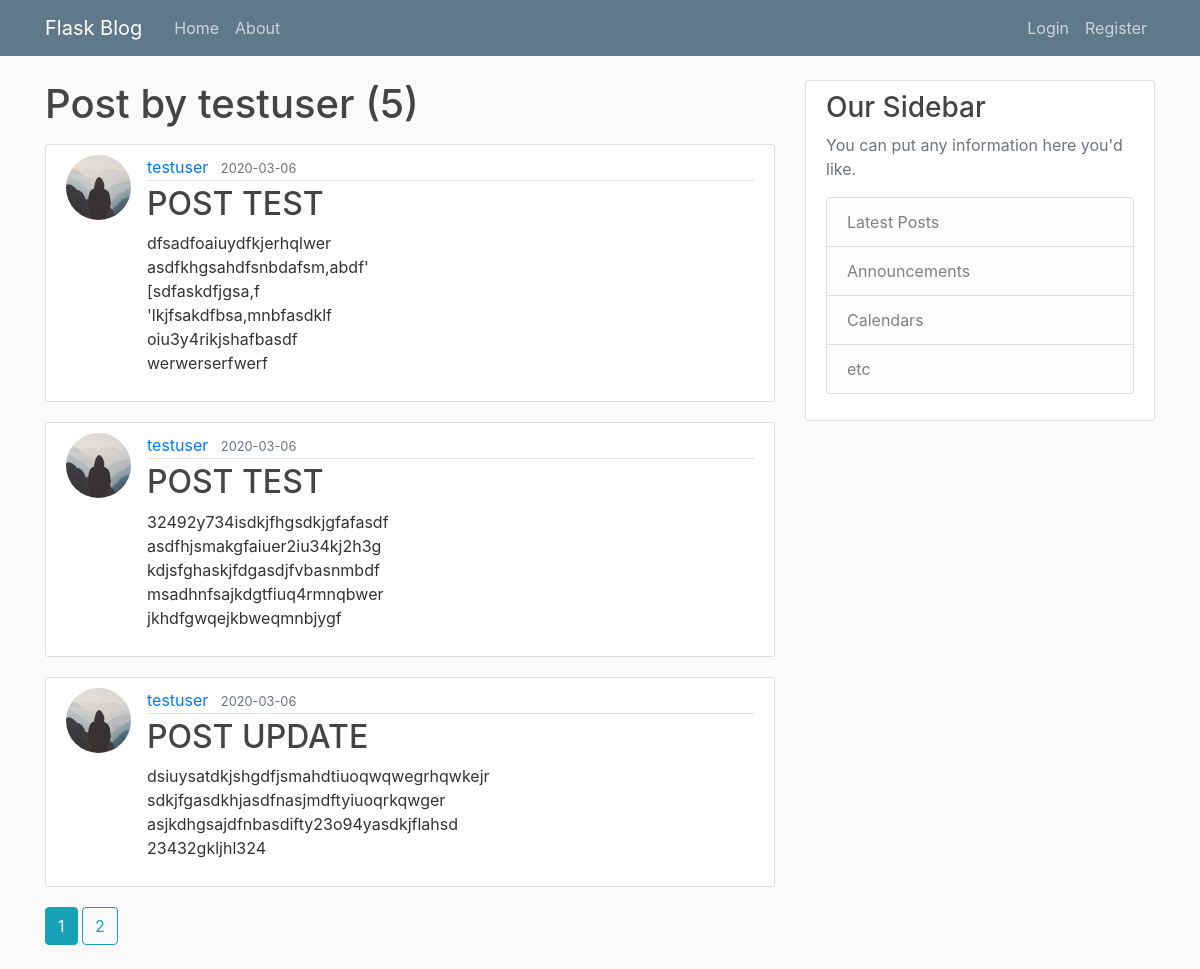
The app's page /user/testuser with its own data.
### flask_web/models.py (models this page shows, shortened)
class User(db.Model, UserMixin):
    id = db.Column(db.Integer, primary_key = True)
    username = db.Column(db.String(20), unique = True, nullable = False)
    email = db.Column(db.String(120), unique = True, nullable = False)
    image_file = db.Column(db.String(120), nullable = False, default = 'default.jpg') # Profile picture, hash image -> string 20 character
    password = db.Column(db.String(60), nullable = False)
    posts = db.relationship('Post', backref = 'author', lazy = True)

class Post(db.Model):
    id = db.Column(db.Integer, primary_key = True)
    title = db.Column(db.String(100), nullable = False)
    date_posted = db.Column(db.DateTime, nullable = False, default = datetime.utcnow)
    content = db.Column(db.Text, nullable = False)
    user_id = db.Column(db.Integer, db.ForeignKey('user.id'), nullable = False)

### flask_web/users/routes.py (the view)
@users.route("/user/<string:username>")
def user_post(username):
    page = request.args.get('page', 1, type = int)
    user = User.query.filter_by(username = username).first_or_404()
    blog_posts = Post.query.filter_by(author = user).order_by(Post.date_posted.desc()).paginate(page = page, per_page = 3)
    return render_template('user_posts.html', posts = blog_posts, user = user)

### flask_web/template/user_posts.html
{% extends 'layout.html' %}
{% block content%}
    <h1 class =" mb-3">Post by {{ user.username }} ({{ posts.total }})</h1>
    {% for post in posts.items %}
        <article class="media content-section">
            <image class = " rounded-circle article-img" src = "{{ url_for('static', filename = 'profile_pics/' + post.author.image_file) }}">
            <div class="media-body">
                <div class="article-metadata">
                    <a class="mr-2" href="{{ url_for('users.user_post', username = post.author.username) }}">{{ post.author.username }}</a>
                    <small class="text-muted">{{ post.date_posted.strftime('%Y-%m-%d') }}</small>
                </div>
                <h2><a class="article-title" href="{{url_for('posts.post', post_id= post.id)}}">{{ post.title }}</a></h2>
                <p class="article-content">{{ post.content }}</p>
            </div>
        </article>
    {%endfor%}
    {% for page_num in posts.iter_pages(left_edge =1, right_edge=1, left_current = 1, right_current =2) %}
        {% if page_num%}
            {% if posts.page == page_num %}
                <a class = "btn btn-info mb-4" href ="{{ url_for('users.user_post', username= user.username, page = page_num) }}">{{ page_num }}</a>
            {%else%}
                <a class = "btn btn-outline-info mb-4" href ="{{ url_for('users.user_post', username= user.username, page = page_num) }}">{{ page_num }}</a>
            {% endif %}
        {% else%}
            ...
        {%endif%}
    {% endfor%}
{% endblock content %}

### flask_web/template/layout.html (shortened to what this page needs)
<html>
<head>
    <link rel="stylesheet" href="https://stackpath.bootstrapcdn.com/bootstrap/4.4.1/css/bootstrap.min.css">
    <link rel = "stylesheet" type = "text/css" href = "{{url_for('static', filename = 'main.css')}}">
</head>
<body>
    <header class="site-header">
      <nav class="navbar navbar-expand-md navbar-dark bg-steel fixed-top">
        <div class="container">
          <a class="navbar-brand mr-4" href="/">Flask Blog</a>
          <div class="collapse navbar-collapse" id="navbarToggle">
            <div class="navbar-nav mr-auto">
              <a class="nav-item nav-link" href="{{url_for('main.index')}}">Home</a>
              <a class="nav-item nav-link" href="{{url_for('main.hello')}}">About</a>
            </div>
            <div class="navbar-nav">
            {% if current_user.is_authenticated %}
              <a class="nav-item nav-link" href="{{url_for('posts.new_post')}}">New Post</a>
              <a class="nav-item nav-link" href="{{url_for('users.account')}}">Account</a>
              <a class="nav-item nav-link" href="{{url_for('users.logout')}}">Logout</a>
            {% else %}
              <a class="nav-item nav-link" href="{{url_for('users.login')}}">Login</a>
              <a class="nav-item nav-link" href="{{url_for('users.register')}}">Register</a>
            {% endif %}
            </div>
          </div>
        </div>
      </nav>
    </header>
  <main role="main" class="container">
    <div class="row">
      <div class="col-md-8">
        {% block content %}{% endblock %}
      </div>
      <div class="col-md-4">
        <div class="content-section">
          <h3>Our Sidebar</h3>
          <p class='text-muted'>You can put any information here you'd like.
            <ul class="list-group">
              <li class="list-group-item list-group-item-light">Latest Posts</li>
              <li class="list-group-item list-group-item-light">Announcements</li>
              <li class="list-group-item list-group-item-light">Calendars</li>
              <li class="list-group-item list-group-item-light">etc</li>
            </ul>
          </p>
        </div>
      </div>
    </div>
  </main>
</body>
</html>

### flask_web/static/main.css (style rules this page uses)
body { background: #fafafa; color: #333333; margin-top: 5rem; }
h1, h2, h3, h4, h5, h6 { color: #444444; }
.bg-steel { background-color: #5f788a; }
.site-header .navbar-nav .nav-link { color: #cbd5db; }
.content-section { background: #ffffff; padding: 10px 20px; border: 1px solid #dddddd; border-radius: 3px; margin-bottom: 20px; }
.article-title { color: #444444; }
.article-content { white-space: pre-line; }
.article-img { height: 65px; width: 65px; margin-right: 16px; }
.article-metadata { padding-bottom: 1px; margin-bottom: 4px; border-bottom: 1px solid #e3e3e3 }

### records on screen
User: username "testuser"
Post: image_file (placeholder picture), author.username "testuser", date_posted "2020-03-06", title "POST TEST", content "dfsadfoaiuydfkjerhqlwer asdfkhgsahdfsnbdafsm,abdf' [sdfaskdfjgsa,f 'lkjfsakdfbsa,mnbfasdklf oiu3y4rikjshafbasdf werwerserfwerf"
Post: image_file (placeholder picture), author.username "testuser", date_posted "2020-03-06", title "POST TEST", content "32492y734isdkjfhgsdkjgfafasdf asdfhjsmakgfaiuer2iu34kj2h3g kdjsfghaskjfdgasdjfvbasnmbdf msadhnfsajkdgtfiuq4rmnqbwer jkhdfgwqejkbweqmnbjygf"
Post: image_file (placeholder picture), author.username "testuser", date_posted "2020-03-06", title "POST UPDATE", content "dsiuysatdkjshgdfjsmahdtiuoqwqwegrhqwkejr sdkjfgasdkhjasdfnasjmdftyiuoqrkqwger asjkdhgsajdfnbasdifty23o94yasdkjflahsd 23432gkljhl324"

### other values on screen
{{ posts.total }} "5"
{{ page_num }} "1"
{{ page_num }} "2"
